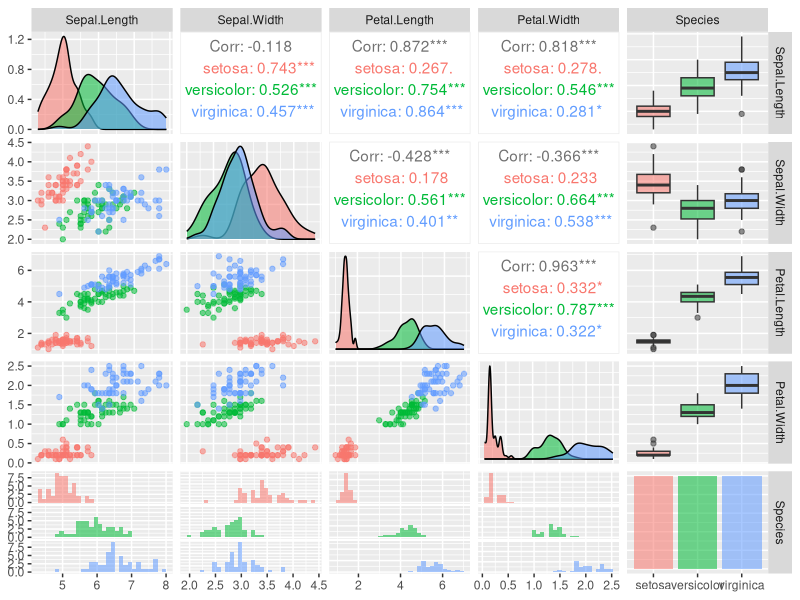
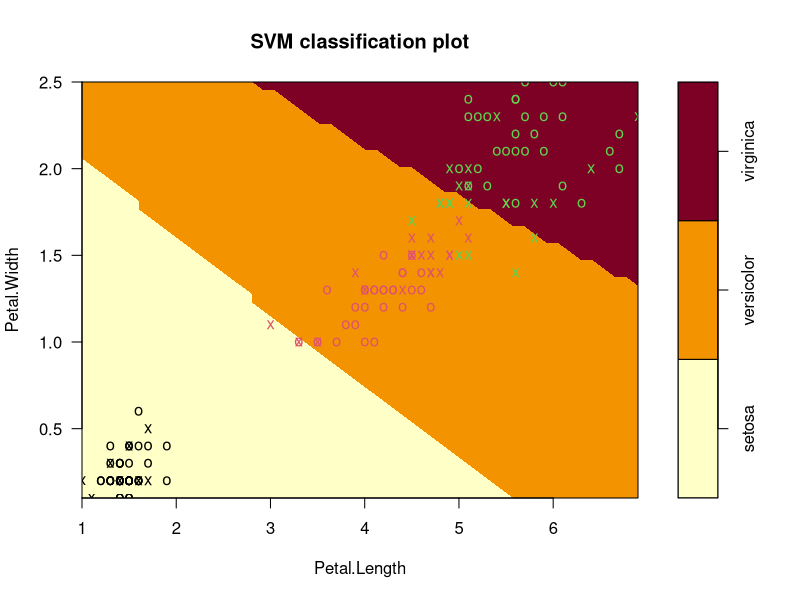
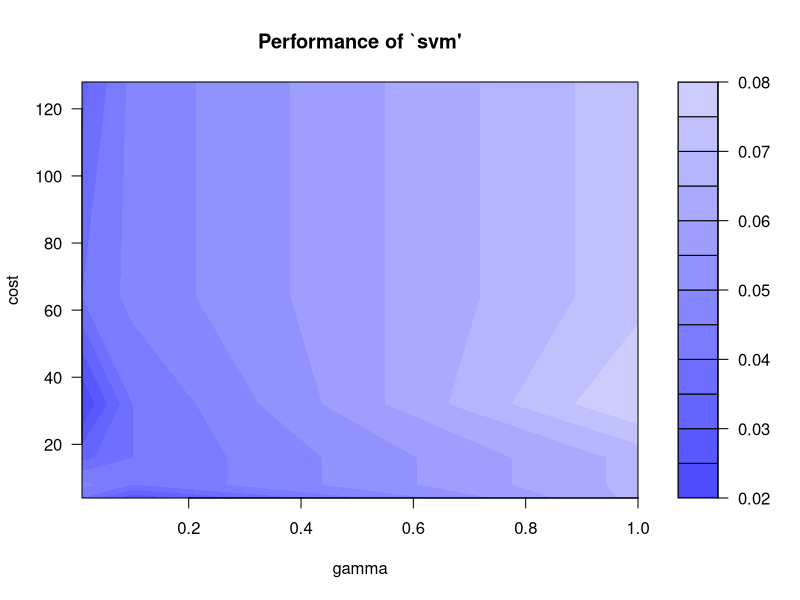
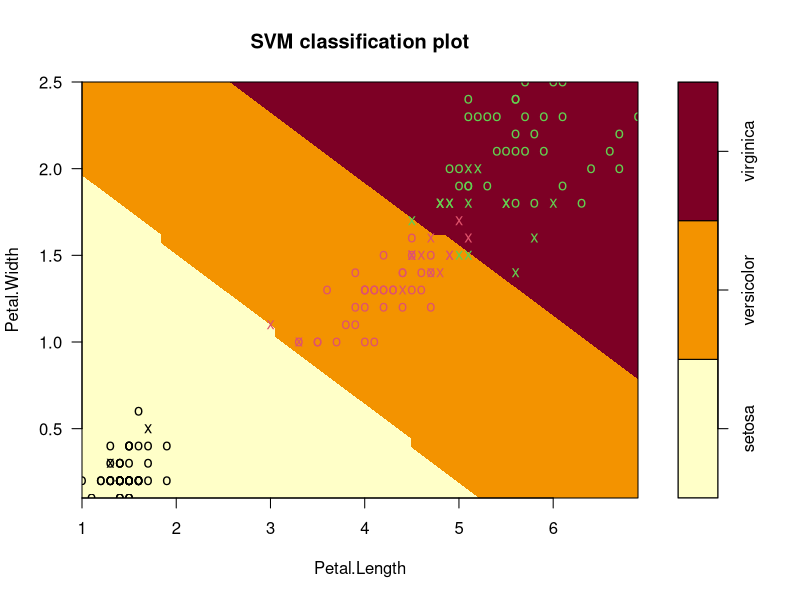

Reproduce these figures in R, in order.
library("e1071")
library(GGally)
library(ggplot2)
library(caret)
data(iris)
data <- iris
head(data)
summary(iris)
str(iris)
svm_model <- svm(Species~., data = iris , kernel="radial", cost = 1 , epsilon = 0.1)
summary(svm_model)
ggpairs(iris,ggplot2::aes(colour = Species, alpha = 0.4))
plot(svm_model, data=iris,Petal.Width~Petal.Length, slice = list(Sepal.Width=3,Sepal.Length=4))
pred = predict(svm_model,iris)
tab = table(Predicted = pred , Actual = iris$Species)
tab
misc_class <- 1-sum(diag(tab)/sum(tab)) #misclassification rate
accuracy = 1 - misc_class
accuracy
set.seed(123)
tmodel = tune(svm, Species~., data = iris,ranges = list(gamma=c(0.01,0.1,1),cost=2^(2:7)))
plot(tmodel)
summary(tmodel)
mymodel = tmodel$best.model
summary(mymodel)
plot(mymodel,data=iris,Petal.Width~Petal.Length,slice = list(Sepal.Width=3,Sepal.Length=4))
pred1 = predict(mymodel,iris)
confusionMatrix(pred1,iris$Species)
tab1 = table(Predicted = pred1 , Actual=iris$Species)
tab1
misc_class1 <- 1-sum(diag(tab1)/sum(tab1))
accuracy = 1 -misc_class1
accuracy


######3
svm_linear <- svm(Species~.,data = iris,kernel = "linear")

# Polynomial Kernel
svm_poly <- svm(Species~.,data = iris, kernel="polynomial",degree=3)

#RBF kernel
svm_rbf <- svm(Species~., data= iris, kernel="radial")

# Compare Performance
pred_linear <- predict(svm_linear, iris)
pred_poly <- predict(svm_poly,iris)
pred_rbf <- predict(svm_rbf,iris)

confusionMatrix(pred_linear,iris$Species)
confusionMatrix(pred_poly,iris$Species)
confusionMatrix(pred_rbf,iris$Species)


